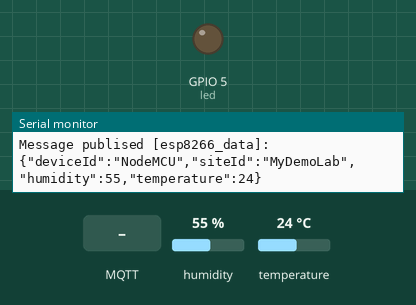
A sketch run on a simulated ESP8266 (NodeMCU). Shown: output pins drawn as LEDs (lit = HIGH), the last lines printed to the serial monitor. Inputs (shaded band) come from the test bench; at power-on: humidity 55 %, temperature 24 °C. WiFi joins after 1.5 s; servers stay silent unless stated; random numbers use the default seed unless the sketch sets one; no MQTT or app messages arrive unless stated.

Above: at 2.7 s.
2.8 s: MQTT message "1" arrives on the first subscribed topic
At 8.1 s:
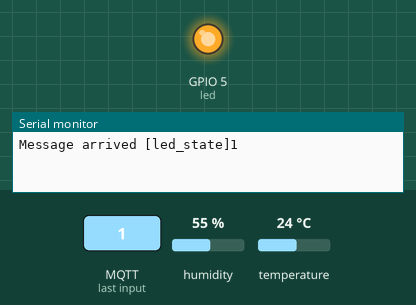
9.1 s: MQTT message "0" arrives on the first subscribed topic
At 14.8 s:
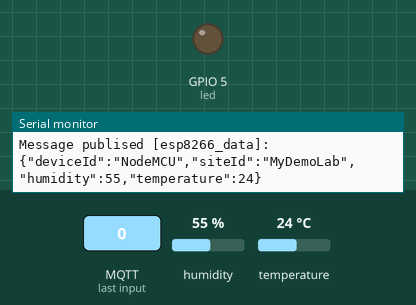
Timing chart, 0 to 16.3 s (numbered marks = the images above; inputs shaded):
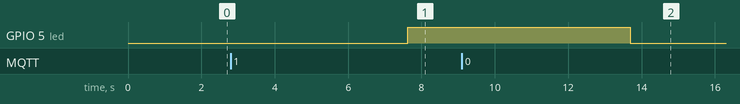

The sketch:

MQTT-publik.ino
```cpp
/**** Koneksi ke hivemq.cloud *******/
#ifdef ESP8266
#include <ESP8266WiFi.h>
#else
#include <WiFi.h>
#endif

#include "DHTesp.h"
#include <ArduinoJson.h>
#include <PubSubClient.h>
#include <WiFiClientSecure.h>

/**** DHT11 sensor Settings *******/
#define DHTpin 13   //Set DHT pin as GPIO2
DHTesp dht;

/**** LED Settings *******/
const int led = 5; //Set LED pin as GPIO5

/****** WiFi Connection Details *******/
const char* ssid = "xxxxxxxxxxxxx";
const char* password = "xxxxxxxxxxxxxxxx";

/******* MQTT Broker Connection Details *******/
const char* mqtt_server = "xxxxxxxxxxxxxxxxx.s2.eu.hivemq.cloud";
const char* mqtt_username = "xxxxxxxxxxxxxserver";
const char* mqtt_password = "xxxxxxxxxxxxxxxx";
const int mqtt_port =8883;

/**** Secure WiFi Connectivity Initialisation *****/
WiFiClientSecure espClient;

/**** MQTT Client Initialisation Using WiFi Connection *****/
PubSubClient client(espClient);

unsigned long lastMsg = 0;
#define MSG_BUFFER_SIZE (50)
char msg[MSG_BUFFER_SIZE];

/****** root certificate *********/

static const char *root_ca PROGMEM = R"EOF(
-----BEGIN CERTIFICATE-----
bmQuY29uc29sZS5wb3J0YWwuZXVjMS5hd3MuaGl2ZW1xLmNsb3VkMBMGA1UdIAQM
MAowCAYGZ4EMAQIBMIIBBAYKKwYBBAHWeQIEAgSB9QSB8gDwAHYAejKMVNi3LbYg
6jjgUh7phBZwMhOFTTvSK8E6V6NS61IAAAGJlgTsLwAABAMARzBFAiEAsZoBAtKw
fY/yvfjD4OUsmpOMKc4X28DQXHs4Au2bgSECICcILgxOMvrf4VxCqYwB4y0lh98E
JjE0SwOIGwRWZUPxAHYAtz77JN+cTbp18jnFulj0bF38Qs96nzXEnh0JgSXttJkA
AAGJlgTsLgAABAMARzBFAiEAoCCmEW56BUwbArQuGXt/MNm8g7G0r/JoSigmpggA
gTkCIDHHYj6MQJPPugn8SIDrhDgxWaBtAX2Q400z33r9SCKeMA0GCSqGSIb3DQEB
CwUAA4IBAQAtVpF+9Dj6cO/4qc4nJuHIFQX4Rt22Sv8TUVb18AIq8hkfnGjjVN00
KBxVNNgDML/ZiM9bv4AZCEk4kegyXUnZ0i5ifu9+sP69B3qOh5KqdYoWVaV+MOe0
fxrE5GzZJG6QWHc6AggXpTTt4kv2DSMwlT8kP3E+UhP8id0BbNq9XlBjjFiFNFJ/
yTNbbXjHJ3BexAplYnYoWqviW1HLjQ6DZqyMr6LV3K8LhBo0ysNQWdtad+ikUr/s
JDFA44fdNS9WWiF7PoWWnGOrsU0EqXCduAFyBRRNHPNXf7/CEyzMAKqZvbMRVIZC
fmO+S2YZTESF7oXc/eNi6DLIPwsRwmDA
-----END CERTIFICATE-----
)EOF";


/************* Connect to WiFi ***********/
void setup_wifi() {
  delay(10);
  Serial.print("\nConnecting to ");
  Serial.println(ssid);

  WiFi.mode(WIFI_STA);
  WiFi.begin(ssid, password);

  while (WiFi.status() != WL_CONNECTED) {
    delay(500);
    Serial.print(".");
  }
  randomSeed(micros());
  Serial.println("\nWiFi connected\nIP address: ");
  Serial.println(WiFi.localIP());
}

/************* Connect to MQTT Broker ***********/
void reconnect() {
  // Loop until we're reconnected
  while (!client.connected()) {
    Serial.print("Attempting MQTT connection...");
    String clientId = "ESP8266Client-";   // Create a random client ID
    clientId += String(random(0xffff), HEX);
    // Attempt to connect
    if (client.connect(clientId.c_str(), mqtt_username, mqtt_password)) {
      Serial.println("connected :");
      Serial.println(clientId);


      client.subscribe("led_state");   // subscribe the topics here

    } else {
      Serial.print("failed, rc=");
      Serial.print(client.state());
      Serial.println(" try again in 5 seconds");   // Wait 5 seconds before retrying
      delay(5000);
    }
  }
}

/***** Call back Method for Receiving MQTT messages and Switching LED ****/

void callback(char* topic, byte* payload, unsigned int length) {
  String incommingMessage = "";
  for (int i = 0; i < length; i++) incommingMessage+=(char)payload[i];

  Serial.println("Message arrived ["+String(topic)+"]"+incommingMessage);

  //--- check the incomming message
    if( strcmp(topic,"led_state") == 0){
     if (incommingMessage.equals("1")) digitalWrite(led, HIGH);   // Turn the LED on
     else digitalWrite(led, LOW);  // Turn the LED off
  }
}

/**** Method for Publishing MQTT Messages **********/
void publishMessage(const char* topic, String payload , boolean retained){
  if (client.publish(topic, payload.c_str(), true))
      Serial.println("Message publised ["+String(topic)+"]: "+payload);
}

/**** Application Initialisation Function******/
/**** Application Initialisation Function******/
void setup() {

  dht.setup(DHTpin, DHTesp::DHT11); //Set up DHT11 sensor
  pinMode(led, OUTPUT); //set up LED
  Serial.begin(9600);
  while (!Serial) delay(1);
  setup_wifi();

  #ifdef ESP8266
    espClient.setInsecure();
  #else
    espClient.setCACert(root_ca);      // enable this line and the the "certificate" code for secure connection
  #endif

  client.setServer(mqtt_server, mqtt_port);
  client.setCallback(callback);
}

/******** Main Function *************/
void loop() {

  if (!client.connected()) reconnect(); // check if client is connected
  client.loop();

//read DHT11 temperature and humidity reading
  delay(dht.getMinimumSamplingPeriod());
  float humidity = dht.getHumidity();
  float temperature = dht.getTemperature();

  // ArduinoJson 5
  DynamicJsonBuffer jb(1024);
  // ArduinoJson 6
  //DynamicJsonDocument doc(1024);


  //JsonObject& obj = jb.createObject();
  JsonObject& obj = jb.createObject();
  obj["deviceId"] = "NodeMCU";
  obj["siteId"] = "MyDemoLab";
  obj["humidity"] = humidity;
  obj["temperature"] = temperature;

  char mqtt_message[256];

  // ArduinoJson 5
  obj.printTo(mqtt_message);
  // ArduinoJson 6
  //serializeJson(doc, mqtt_message);

  publishMessage("esp8266_data", mqtt_message, true);

  delay(5000);

}
```

Measured:
- after the input at 2.8 s, GPIO 5 (led): LOW → HIGH after 4.8 s
- after the input at 9.1 s, GPIO 5 (led): HIGH → LOW after 4.6 s
